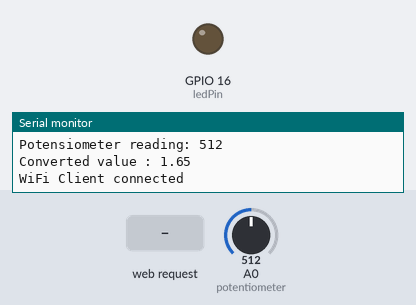
Simulated run of this sketch. Board: ESP8266 (NodeMCU). Shown: output pins drawn as LEDs (lit = HIGH), the last lines printed to the serial monitor. The inputs (shaded band) are chosen by the test bench; at power-on: A0 (potentiometer) = 512. WiFi joins after 1.5 s; servers stay silent unless stated.

Above: at 2.7 s.
2.8 s: HTTP request GET /LED=ON received
At 4.6 s:
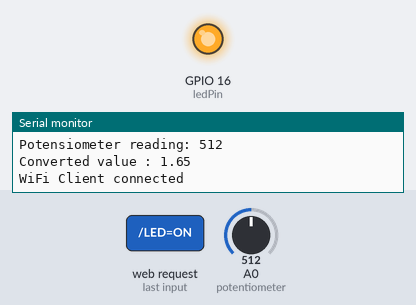
5.5 s: HTTP request GET /LED=OFF received
At 7.6 s:
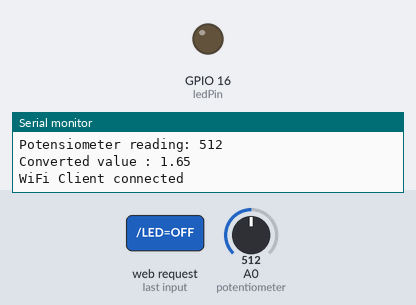
Timing chart, 0 to 9.1 s (numbered marks = the images above; inputs shaded):
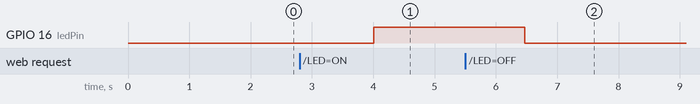

The sketch:

main.ino
```cpp
#include <ESP8266WiFi.h>
#define myPeriodic 1

// Thingspeak API
const char* server2= "api.thingspeak.com";
String apiKey = "MXIGDOH7LXR8ZV7E";

// Wifi Router Configuration
const char* ssid = "wifi";
const char* password = " ";
int sent = 0;

// Input Passive Infrared Sensor Pin
int inputPir = 4;
int val;

// Input LED Pin
int ledPin = 16;

// Input Potentiometer Pin
int potentiometer = 17;

// Potentiometer Value Reading Value
int potentiometerValueReading = 0;

// WiFiServer Configuration
WiFiServer server(80);

void setup() {
  //PIR
  pinMode(inputPir, INPUT);
  pinMode(potentiometer, INPUT);

  Serial.begin(9600);
  delay(10);

  pinMode(ledPin, OUTPUT);
  digitalWrite(ledPin, LOW);

  Serial.println();
  Serial.println();
  Serial.print("Connecting to ");
  Serial.println(ssid);

  WiFi.begin(ssid, password);

  while (WiFi.status() != WL_CONNECTED) {
    delay(500);
    Serial.print(".");
  }
  Serial.println("");
  Serial.println("WiFi connected");

  // Start the server
  server.begin();
  Serial.println("Server started");

  // Print the IP address
  Serial.print("Use this URL to connect: ");
  Serial.print("http://");
  Serial.print(WiFi.localIP());
  Serial.println("/");

}

void loop() {
  potentiometerValueReading = analogRead(potentiometer);

  // Multiplied by 3.3 since the source is 3.3V
  float convertedValue = (potentiometerValueReading / 1024.0) * 3.3;

  Serial.print("Potensiometer reading: ");Serial.println(potentiometerValueReading);
  Serial.print("Converted value : ");Serial.println(convertedValue);

  float potentiometer;
  sendDATA(convertedValue);
  int count = myPeriodic;
  while(count--)
  delay(1000);

  //SendData
  // Check if a client has connected
  WiFiClient client = server.available();
  if (!client) {
    return;
  }

  // Wait until the client sends some data
  Serial.println("new client");
  while(!client.available()){
    delay(1);
  }

  // Read the first line of the request
  String request = client.readStringUntil('\r');
  Serial.println(request);
  client.flush();

  // Match the request
  int value = LOW;
  if (request.indexOf("/LED=ON") != -1)  {
    digitalWrite(ledPin, HIGH);
    value = HIGH;
  }
  if (request.indexOf("/LED=OFF") != -1)  {
    digitalWrite(ledPin, LOW);
    value = LOW;
  }

  // Return the response
  client.println("HTTP/1.1 200 OK");
  client.println("Content-Type: text/html");
  client.println(""); //  do not forget this one
  client.println("<!DOCTYPE HTML>");
  client.println("<html>");

  client.print("Led pin is now: ");

  if(value == HIGH) {
    client.print("On");
  } else {
    client.print("Off");
  }
  client.println("<br><br>");
  client.println("<a href=\"/LED=ON\"\"><button>Turn On </button></a>");
  client.println("<a href=\"/LED=OFF\"\"><button>Turn Off </button></a><br />");
  client.println("</html>");
  client.println(" ");
  client.println(" ");
  client.print("Pembacaan potensiometer : ");
  client.println(potentiometerValueReading);
  client.print("convertedValue : ");
  client.println(convertedValue);

  delay(1);
  Serial.println("Client disonnected");
  Serial.println("");
}

void printDigits(int digits) {
  Serial.print(":");
  if (digits < 10)
    Serial.print('0');
  Serial.print(digits);
}

void sendDATA(float val)
{
   WiFiClient client;

   if (client.connect(server2, 80)) { // use ip 184.106.153.149 or api.thingspeak.com
   Serial.println("WiFi Client connected ");

   String postStr = apiKey;
   postStr += "&field1=";
   postStr += String(val);
   postStr += "\r\n\r\n";

   client.print("POST /update HTTP/1.1\n");
   client.print("Host: api.thingspeak.com\n");
   client.print("Connection: close\n");
   client.print("X-THINGSPEAKAPIKEY: " + apiKey + "\n");
   client.print("Content-Type: application/x-www-form-urlencoded\n");
   client.print("Content-Length: ");
   client.print(postStr.length());
   client.print("\n\n");
   client.print(postStr);
   delay(10);

   }
   sent++;
 client.stop();
}
```

Measured:
- after the input at 2.8 s, GPIO 16 (ledPin): LOW → HIGH after 1.2 s
- after the input at 5.5 s, GPIO 16 (ledPin): HIGH → LOW after 0.97 s
